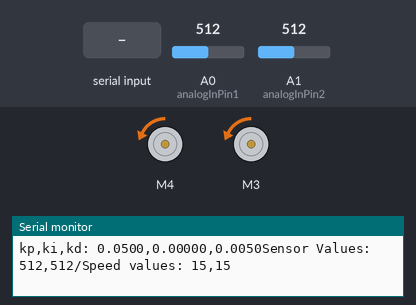
A sketch run on a simulated Arduino Uno, built with avr-gcc and run on an emulated ATmega328P. On the bench: 2 × DC motor (green arrow = forward, orange = backward, longer = faster), the last lines printed to the serial monitor. Inputs (shaded band) come from the test bench; at power-on: A0 (analogInPin1) = 512, A1 (analogInPin2) = 512.

Above: at 1.2 s.
1.3 s: A0 (analogInPin1) set to 991
At 2.4 s:
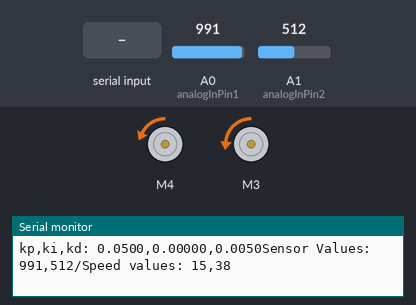
2.9 s: A0 (analogInPin1) set to 1017
At 3.4 s:
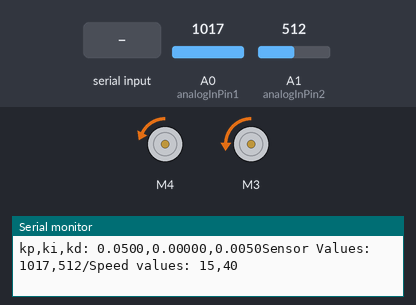
4.5 s: "90,45,200\n" received over Serial
At 7.48 s:
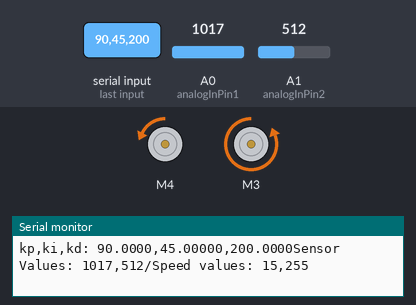
7.5 s: A1 (analogInPin2) set to 716
10.5 s: A0 (analogInPin1) set to 245
At 10.9 s:
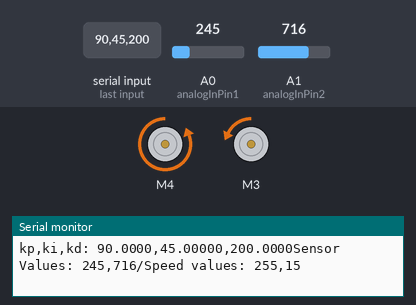
13.5 s: A1 (analogInPin2) set to 0
Timing chart, 0 to 17.5 s (numbered marks = the images above; inputs shaded):
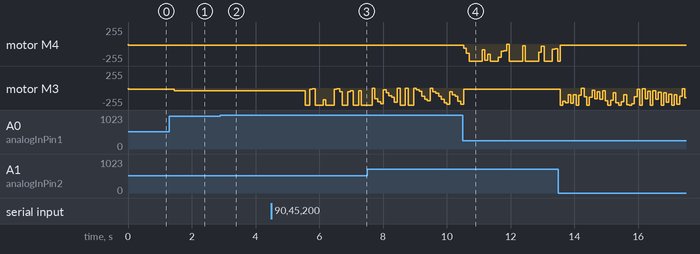

Measured:
- after the input at 1.3 s, motor M3: backward 15/255 → backward 38/255 after 0.15 s
- after the input at 2.9 s, motor M3: backward 38/255 → backward 40/255 after 0.11 s

The sketch:

lab3_semfinal.ino
```cpp
#include <Wire.h>
#include <Adafruit_MotorShield.h>
#include "utility/Adafruit_PWMServoDriver.h"

// ============== Global Variables and Parameters ============= //

// Constant Variables
const int analogInPin1 = A0;  // Input pins
const int analogInPin2 = A1;
const int setPoint = 800;     // Set wanted default position

// Counters
int lSensor = 0;        // Variable for left sensor value
int rSensor = 0;        // Variable for right sensor value
int lSpeed = 0;         // Variable for left motor speed
int rSpeed = 0;         // Variable for right motor speed

int dif = 0;            // Variable for differense between sensor values
int prevProportional = 0;

int errorVal = 0;       // Variable for error value
int prevError = 0;      // Variable for previous error value

// Variables for PID
float kp = 0.05;      // Variables for PID parameters
float kd = 0.005;
float ki = 0.00;
float blank = 0;
int proportional = 0;
int derivative = 0;
int integral = 0;
int turnVal = 0;      // Variable for total PID value

// Other Variables
int dir;                // Variable for motor direction
int maxSpeed = 255;
int defSpeed = 15;      // Set default speed of motors

int prevTime = 0;
int dt = 0;

// =========================== Motor Settings ========================== //

// Create motor shield object with default address
Adafruit_MotorShield AFMS = Adafruit_MotorShield();

// Create two motors
Adafruit_DCMotor *lMotor = AFMS.getMotor(4); //right wheel
Adafruit_DCMotor *rMotor = AFMS.getMotor(3); //left wheel

 // ======================== Other Methods ================== //

// Calculate PID value
void pidCalc(){
  proportional = abs(dif);
  integral += proportional*dt;
  derivative = abs(proportional - prevProportional)/dt;

  prevProportional = proportional;

  turnVal = proportional*kp + integral*ki + derivative*kd;
}

// Calculate sensor value and set speed according to value
void readSensorVal(){
  lSensor = analogRead(analogInPin1);
  rSensor = analogRead(analogInPin2);
  dif = lSensor - rSensor;


  if (abs(dif) <= 10){
    lSpeed = defSpeed;
    rSpeed = defSpeed;
  }
  else{
    if (dif > 0){
      lSpeed = defSpeed;
      if(defSpeed + turnVal <= 255){
      rSpeed = defSpeed + turnVal;
    }
      else{
        rSpeed = 255;
      }
    }
    if (dif < 0){
      rSpeed = defSpeed;
      if(defSpeed + turnVal <= 255){
      lSpeed = defSpeed + 1.2*turnVal;
    }
      else{
        lSpeed = 255;
      }
    }
  }

}


//// On center
//  if (lSensor <= setPoint && rSensor <= setPoint){
//    lSpeed = defSpeed;
//    rSpeed = defSpeed;
//  }
//
//// Tilted left
//  if (lSensor <= setPoint && rSensor > setPoint){
//    errorVal = abs(rSensor - setPoint);
//    rSpeed = defSpeed;
//    if (defSpeed + turnVal <= 255){
//      lSpeed = abs(defSpeed + turnVal);
//    }
//    else{
//      lSpeed = 255;
//    }
//  }
//
//// Tilted right
//  if (lSensor > setPoint && rSensor <= setPoint){
//    errorVal = abs(lSensor - setPoint);
//    lSpeed = defSpeed;
//    if (defSpeed + turnVal <= 255){
//      rSpeed = abs(defSpeed + turnVal);
//    }
//    else{
//      rSpeed = 255;
//    }
//
//  }


// ===================== Main Methods ======================= //
void setup() {
  Serial.begin(9600);
  AFMS.begin();
  lMotor->setSpeed(defSpeed); // Set initial speed of motor 1
  rMotor->setSpeed(defSpeed); // Set initial speed of motor 2
  dir = BACKWARD;
}

void loop() {
 //Input values of PID parameters through serial port
  if (Serial.available() > 0){
    kp = Serial.parseFloat();
    ki = Serial.parseFloat();
    kd = Serial.parseFloat();
    blank = Serial.parseFloat();
//      for (int x = 0; x<3; x++) {
//        switch (x) {
//          case 0:
//          kp = Serial.parseFloat();
//          break;
//        case 1:
//          ki = Serial.parseFloat();
//          break;
//        case 2:
//          kd = Serial.parseFloat();
//          break;
//        case 3:
//          for (int y = Serial.available(); y == 0; y--){
//            Serial.read();
//          }
//          break;
//        }
//     }
  }


  Serial.print("kp,ki,kd: ");
  Serial.print(kp,4);
  Serial.print(",");
  Serial.print(ki,5);
  Serial.print(",");
  Serial.print(kd,4);

  // Run motors
  lMotor->run(dir);
  rMotor->run(dir);
  // Calculate PID
  pidCalc();

  // Read sensor and set speed
  readSensorVal();
  // Apply speed on motor
  lMotor->setSpeed(lSpeed);
  rMotor->setSpeed(rSpeed);


  Serial.print("Sensor Values: ");
  Serial.print(lSensor);
  Serial.print(",");
  Serial.print(rSensor);
  Serial.print("/");
  Serial.print("Speed values: ");
  Serial.print(lSpeed);
  Serial.print(",");
  Serial.println(rSpeed);

  int currTime = millis();
  dt = currTime - prevTime;
  prevTime = currTime;

}
```
